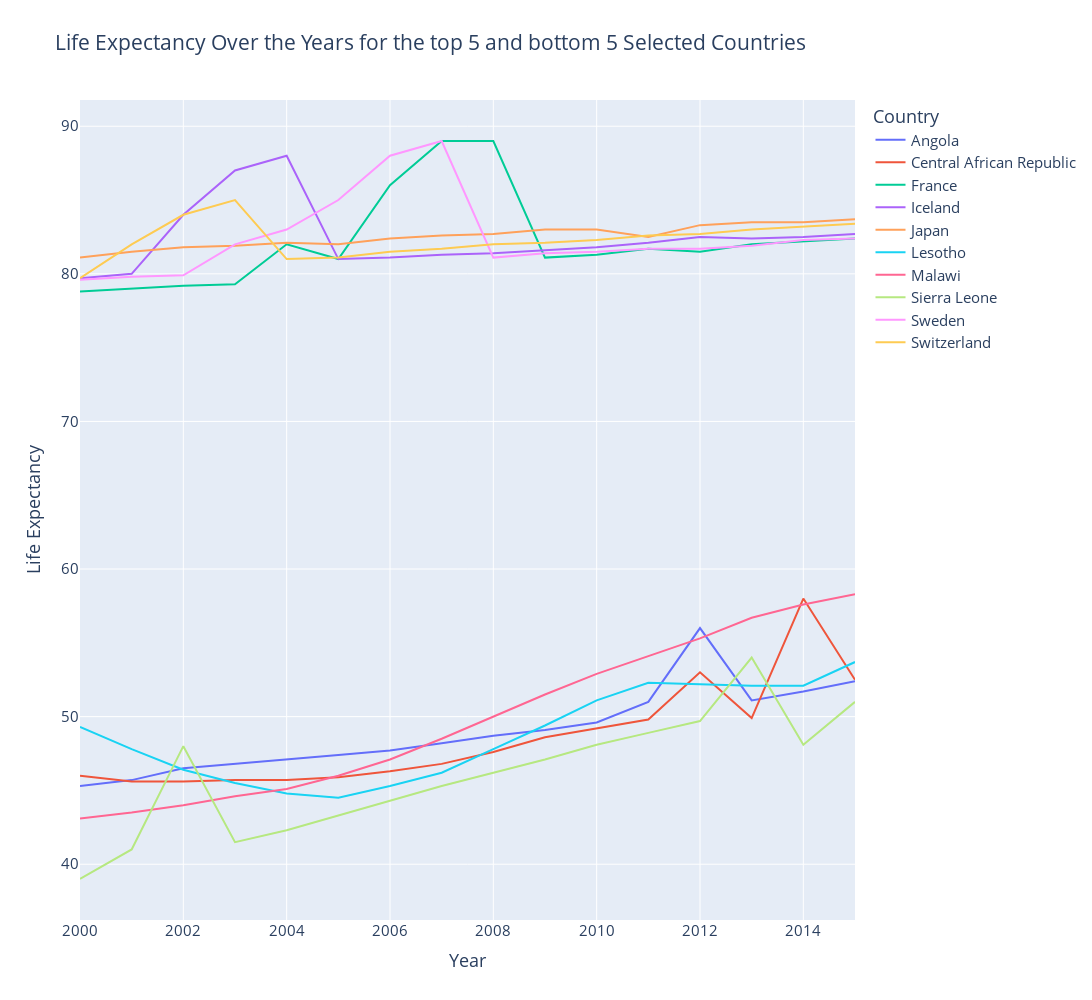

Notebook cell for this chart:
### Code cell
fig2 = px.line(filtered_df, x='Year', y='Life expectancy ', color='Country',title='Life Expectancy Over the Years for the top 5 and bottom 5 Selected Countries')
# Update layout for better readability
fig2.update_layout(
    xaxis_title='Year',
    yaxis_title='Life Expectancy',
    title_font=dict(size=24),
    legend_title='Country',
    font=dict(size=15),
    legend=dict(font=dict(size=16)),
    width=1500,
    height=1000,
    margin=dict(l=20, r=20, t=60, b=20)
    )

fig2.show()

### Figure 1 — Plotly figure (JSON) as saved in the notebook; plotly's stock layout.template omitted (floating-point values rounded to 4 significant figures)
{"data": [{"hovertemplate": "Country=Angola<br>Year=%{x}<br>Life expectancy =%{y}<extra></extra>", "legendgroup": "Angola", "line": {"color": "#636efa", "dash": "solid"}, "marker": {"symbol": "circle"}, "mode": "lines", "name": "Angola", "orientation": "v", "showlegend": true, "type": "scatter", "x": [2015, 2014, 2013, 2012, 2011, 2010, 2009, 2008, 2007, 2006, 2005, 2004, 2003, 2002, 2001, 2000], "xaxis": "x", "y": [52.4, 51.7, 51.1, 56, 51, 49.6, 49.1, 48.7, 48.2, 47.7, 47.4, 47.1, 46.8, 46.5, 45.7, 45.3], "yaxis": "y"}, {"hovertemplate": "Country=Central African Republic<br>Year=%{x}<br>Life expectancy =%{y}<extra></extra>", "legendgroup": "Central African Republic", "line": {"color": "#EF553B", "dash": "solid"}, "marker": {"symbol": "circle"}, "mode": "lines", "name": "Central African Republic", "orientation": "v", "showlegend": true, "type": "scatter", "x": [2015, 2014, 2013, 2012, 2011, 2010, 2009, 2008, 2007, 2006, 2005, 2004, 2003, 2002, 2001, 2000], "xaxis": "x", "y": [52.5, 58, 49.9, 53, 49.8, 49.2, 48.6, 47.6, 46.8, 46.3, 45.9, 45.7, 45.7, 45.6, 45.6, 46], "yaxis": "y"}, {"hovertemplate": "Country=France<br>Year=%{x}<br>Life expectancy =%{y}<extra></extra>", "legendgroup": "France", "line": {"color": "#00cc96", "dash": "solid"}, "marker": {"symbol": "circle"}, "mode": "lines", "name": "France", "orientation": "v", "showlegend": true, "type": "scatter", "x": [2015, 2014, 2013, 2012, 2011, 2010, 2009, 2008, 2007, 2006, 2005, 2004, 2003, 2002, 2001, 2000], "xaxis": "x", "y": [82.4, 82.2, 82, 81.5, 81.7, 81.3, 81.1, 89, 89, 86, 81, 82, 79.3, 79.2, 79, 78.8], "yaxis": "y"}, {"hovertemplate": "Country=Iceland<br>Year=%{x}<br>Life expectancy =%{y}<extra></extra>", "legendgroup": "Iceland", "line": {"color": "#ab63fa", "dash": "solid"}, "marker": {"symbol": "circle"}, "mode": "lines", "name": "Iceland", "orientation": "v", "showlegend": true, "type": "scatter", "x": [2015, 2014, 2013, 2012, 2011, 2010, 2009, 2008, 2007, 2006, 2005, 2004, 2003, 2002, 2001, 2000], "xaxis": "x", "y": [82.7, 82.5, 82.4, 82.5, 82.1, 81.8, 81.6, 81.4, 81.3, 81.1, 81, 88, 87, 84, 80, 79.7], "yaxis": "y"}, {"hovertemplate": "Country=Japan<br>Year=%{x}<br>Life expectancy =%{y}<extra></extra>", "legendgroup": "Japan", "line": {"color": "#FFA15A", "dash": "solid"}, "marker": {"symbol": "circle"}, "mode": "lines", "name": "Japan", "orientation": "v", "showlegend": true, "type": "scatter", "x": [2015, 2014, 2013, 2012, 2011, 2010, 2009, 2008, 2007, 2006, 2005, 2004, 2003, 2002, 2001, 2000], "xaxis": "x", "y": [83.7, 83.5, 83.5, 83.3, 82.5, 83, 83, 82.7, 82.6, 82.4, 82, 82.1, 81.9, 81.8, 81.5, 81.1], "yaxis": "y"}, {"hovertemplate": "Country=Lesotho<br>Year=%{x}<br>Life expectancy =%{y}<extra></extra>", "legendgroup": "Lesotho", "line": {"color": "#19d3f3", "dash": "solid"}, "marker": {"symbol": "circle"}, "mode": "lines", "name": "Lesotho", "orientation": "v", "showlegend": true, "type": "scatter", "x": [2015, 2014, 2013, 2012, 2011, 2010, 2009, 2008, 2007, 2006, 2005, 2004, 2003, 2002, 2001, 2000], "xaxis": "x", "y": [53.7, 52.1, 52.1, 52.2, 52.3, 51.1, 49.4, 47.8, 46.2, 45.3, 44.5, 44.8, 45.5, 46.4, 47.8, 49.3], "yaxis": "y"}, {"hovertemplate": "Country=Malawi<br>Year=%{x}<br>Life expectancy =%{y}<extra></extra>", "legendgroup": "Malawi", "line": {"color": "#FF6692", "dash": "solid"}, "marker": {"symbol": "circle"}, "mode": "lines", "name": "Malawi", "orientation": "v", "showlegend": true, "type": "scatter", "x": [2015, 2014, 2013, 2012, 2011, 2010, 2009, 2008, 2007, 2006, 2005, 2004, 2003, 2002, 2001, 2000], "xaxis": "x", "y": [58.3, 57.6, 56.7, 55.3, 54.1, 52.9, 51.5, 50, 48.5, 47.1, 46, 45.1, 44.6, 44, 43.5, 43.1], "yaxis": "y"}, {"hovertemplate": "Country=Sierra Leone<br>Year=%{x}<br>Life expectancy =%{y}<extra></extra>", "legendgroup": "Sierra Leone", "line": {"color": "#B6E880", "dash": "solid"}, "marker": {"symbol": "circle"}, "mode": "lines", "name": "Sierra Leone", "orientation": "v", "showlegend": true, "type": "scatter", "x": [2015, 2014, 2013, 2012, 2011, 2010, 2009, 2008, 2007, 2006, 2005, 2004, 2003, 2002, 2001, 2000], "xaxis": "x", "y": [51, 48.1, 54, 49.7, 48.9, 48.1, 47.1, 46.2, 45.3, 44.3, 43.3, 42.3, 41.5, 48, 41, 39], "yaxis": "y"}, {"hovertemplate": "Country=Sweden<br>Year=%{x}<br>Life expectancy =%{y}<extra></extra>", "legendgroup": "Sweden", "line": {"color": "#FF97FF", "dash": "solid"}, "marker": {"symbol": "circle"}, "mode": "lines", "name": "Sweden", "orientation": "v", "showlegend": true, "type": "scatter", "x": [2015, 2014, 2013, 2012, 2011, 2010, 2009, 2008, 2007, 2006, 2005, 2004, 2003, 2002, 2001, 2000], "xaxis": "x", "y": [82.4, 82.3, 81.9, 81.7, 81.7, 81.5, 81.4, 81.1, 89, 88, 85, 83, 82, 79.9, 79.8, 79.6], "yaxis": "y"}, {"hovertemplate": "Country=Switzerland<br>Year=%{x}<br>Life expectancy =%{y}<extra></extra>", "legendgroup": "Switzerland", "line": {"color": "#FECB52", "dash": "solid"}, "marker": {"symbol": "circle"}, "mode": "lines", "name": "Switzerland", "orientation": "v", "showlegend": true, "type": "scatter", "x": [2015, 2014, 2013, 2012, 2011, 2010, 2009, 2008, 2007, 2006, 2005, 2004, 2003, 2002, 2001, 2000], "xaxis": "x", "y": [83.4, 83.2, 83, 82.7, 82.6, 82.3, 82.1, 82, 81.7, 81.5, 81.1, 81, 85, 84, 82, 79.7], "yaxis": "y"}], "layout": {"font": {"size": 15}, "height": 1000, "legend": {"title": {"text": "Country"}, "tracegroupgap": 0}, "title": {"text": "Life Expectancy Over the Years for the top 5 and bottom 5 Selected Countries"}, "width": 1500, "xaxis": {"anchor": "y", "domain": [0, 1], "title": {"text": "Year"}}, "yaxis": {"anchor": "x", "domain": [0, 1], "title": {"text": "Life Expectancy"}}}}
